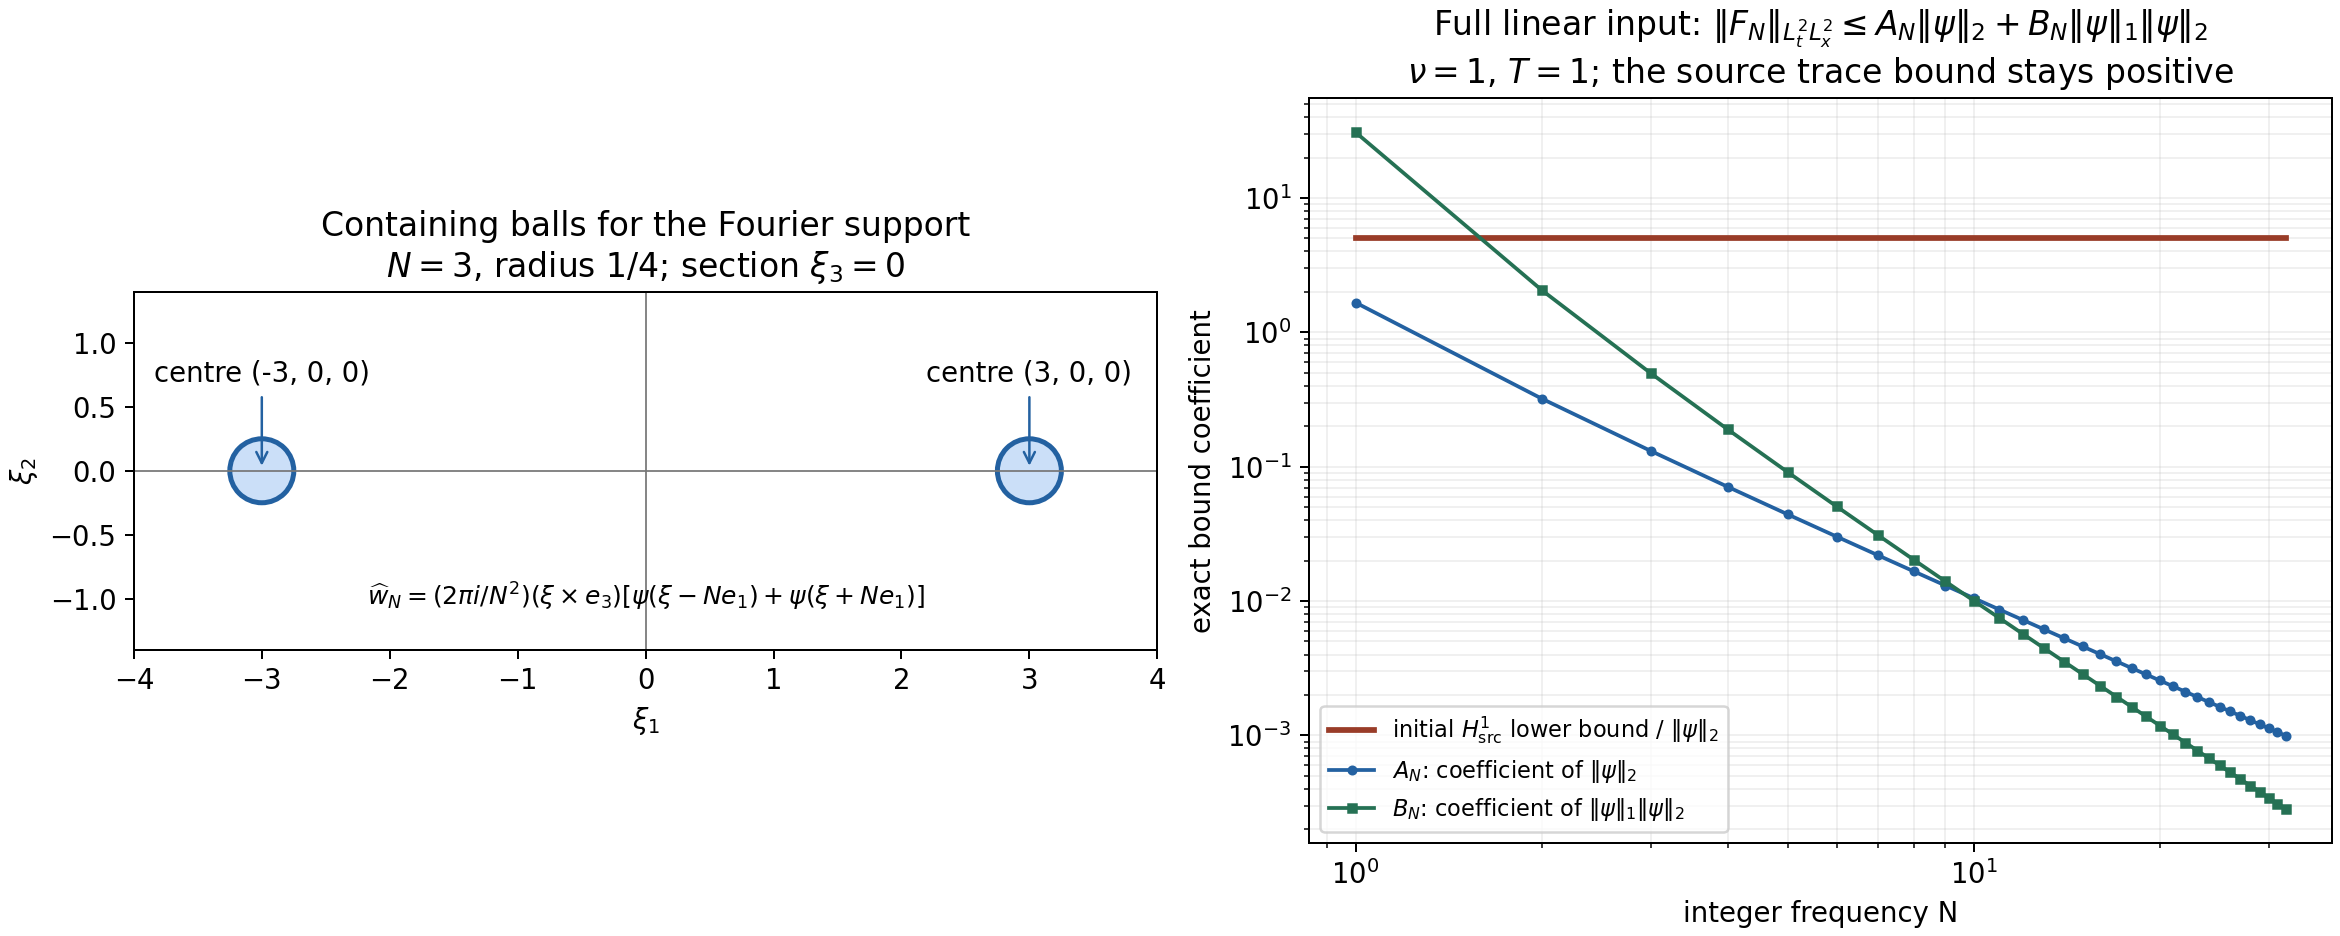

The script that saved this image:
"""Reproduce the exact support and norm-bound figure in NS-FLUID-05."""
from pathlib import Path
import numpy as np
import matplotlib
matplotlib.use("Agg")
import matplotlib.pyplot as plt
from matplotlib.patches import Circle

HERE = Path(__file__).resolve().parent
plt.rcParams.update({"font.size": 11, "svg.fonttype": "none"})
fig, (a, b) = plt.subplots(1, 2, figsize=(13, 5.2), constrained_layout=True)
for center in (-3, 3):
    a.add_patch(Circle((center, 0), 1/4, facecolor="#cbdff8",
                      edgecolor="#2361a1", linewidth=2))
    a.annotate(f"centre ({center}, 0, 0)", (center, 0), (center, 0.7),
               ha="center", arrowprops={"arrowstyle": "->", "color": "#2361a1"})
a.axhline(0, color="#777777", linewidth=0.7)
a.axvline(0, color="#777777", linewidth=0.7)
a.set(xlim=(-4, 4), ylim=(-1.4, 1.4), xlabel=r"$\xi_1$",
      ylabel=r"$\xi_2$", title="Containing balls for the Fourier support\n"
      r"$N=3$, radius $1/4$; section $\xi_3=0$")
a.set_aspect("equal")
a.text(0, -1.05, r"$\widehat w_N=(2\pi i/N^2)(\xi\times e_3)"
       r"[\psi(\xi-Ne_1)+\psi(\xi+Ne_1)]$", ha="center", fontsize=10)

N = np.arange(1, 33, dtype=float)
nu, T = 1.0, 1.0
r_minus, r_plus = N-1/4, N+1/4
d = 4*np.pi**2*nu*r_minus**2
u_coefficient = 2*np.pi*np.sqrt(2)*r_plus/N**2
v_coefficient = 4*np.pi*r_plus/N**2
A = u_coefficient/np.sqrt(2*d)
B = np.sqrt(T)*(2*np.pi*r_plus*u_coefficient*v_coefficient)/(2*d)
lower = np.full_like(N, 9*np.pi*np.sqrt(2)/8)
b.loglog(N, lower, "-", color="#993c28", linewidth=2.3,
         label=r"initial $H^1_{\rm src}$ lower bound / $\|\psi\|_2$")
b.loglog(N, A, "o-", color="#2361a1", markersize=3,
         label=r"$A_N$: coefficient of $\|\psi\|_2$")
b.loglog(N, B, "s-", color="#257154", markersize=3,
         label=r"$B_N$: coefficient of $\|\psi\|_1\|\psi\|_2$")
b.set(xlabel="integer frequency N", ylabel="exact bound coefficient",
      title=r"Full linear input: $\|F_N\|_{L^2_tL^2_x}"
      r"\leq A_N\|\psi\|_2+B_N\|\psi\|_1\|\psi\|_2$"
      "\n" r"$\nu=1$, $T=1$; the source trace bound stays positive")
b.grid(which="both", alpha=.18)
b.legend(loc="lower left", fontsize=9)
fig.savefig(HERE/"strong-solution-stability.png", dpi=180)
fig.savefig(HERE/"strong-solution-stability.svg")
plt.close(fig)
